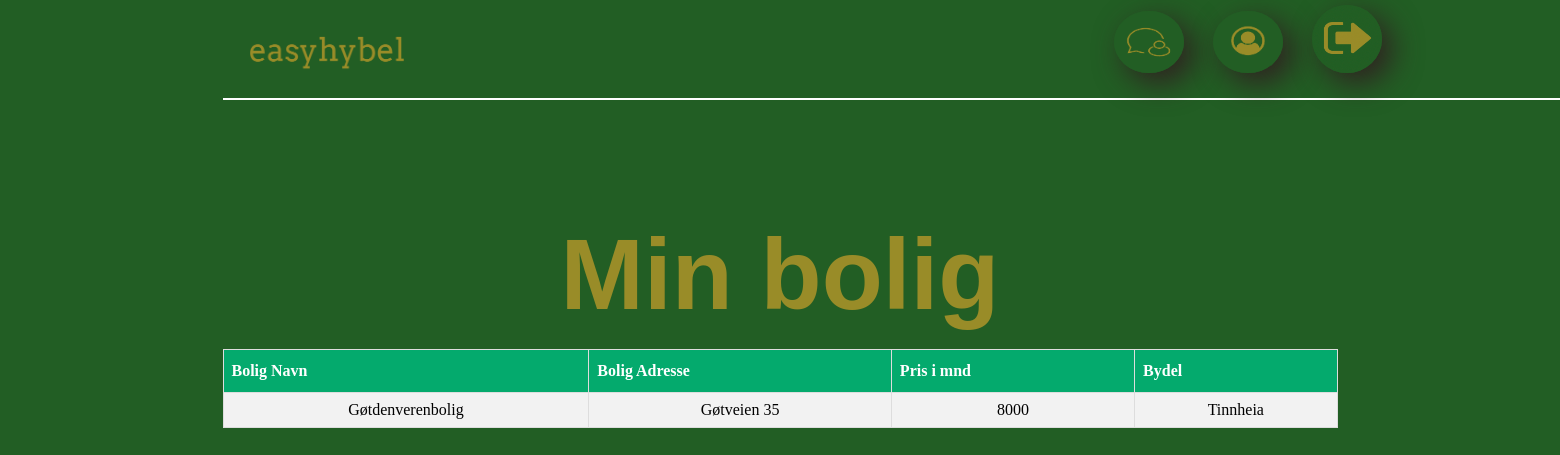
Page /www/views/omBolish.php (signed in) on the committed database.
### tables this page shows
CREATE TABLE Bolig
        (
            Bolig_ID                SMALLINT UNIQUE AUTO_INCREMENT,
            Bolig_Navn              VARCHAR(100)     NOT NULL,
            Bolig_Adresse           VARCHAR(100)     NOT NULL,
            Byen                    VARCHAR(100)     NOT NULL,
            Bydel                   VARCHAR(100)     NOT NULL,
            Annonse_ID              SMALLINT,         
            Pris                    INTEGER,
            Medlem_ID               SMALLINT,
            CONSTRAINT PRIMARY KEY (Bolig_ID),
            CONSTRAINT FOREIGN KEY (Annonse_ID) REFERENCES Annonse(Annonse_ID) ON DELETE CASCADE,
            CONSTRAINT FOREIGN KEY (Medlem_ID) REFERENCES Medlem(Medlem_ID) ON DELETE CASCADE
        );

### www/views/omBolish.php (the view, shortened to what this page needs)
<?php
include "header.php";
include "../main/omBolig.php";
?>
<html>
    <head>
    </head>
    <body>
        <h1>Min bolig</h1>
            <table border='1'>
        <tr>
            <th>Bolig Navn</th>
            <th>Bolig Adresse</th>
            <th>Pris i mnd</th>
            <th>Bydel</th>
        </tr>
        <tr>
            <td><?php echo $annonse['Bolig_Navn']; ?></td>
            <td><?php echo $annonse['Bolig_Adresse'];?></td>
            <td><?php echo $annonse['Pris'];?></td>
            <td><?php echo $annonse ['Bydel'];?></td>
        </tr>
            </table>
    </body>
</html>

### www/views/header.php (style rules this page uses)
body { background-color: #225E24; text-align: center; margin: auto; max-width: 1115px; }
h1 { position: relative; font-size: 100px; top: 50px; color: #998C28; text-align: center; font-family: Arial-BoldMT, Arial, Arial; }
table { border-collapse: collapse; width: 100%; }
table td, table th { border: 1px solid #ddd; padding: 8px; }
table tr:nth-child(even) { background-color: #f2f2f2; }
table th { padding-top: 12px; padding-bottom: 12px; text-align: left; background-color: #04AA6D; color: white; }

### rows in the picture
bolig: Bolig_Navn "Gøtdenverenbolig", Bolig_Adresse "Gøtveien 35", Pris "8000", Bydel "Tinnheia"
